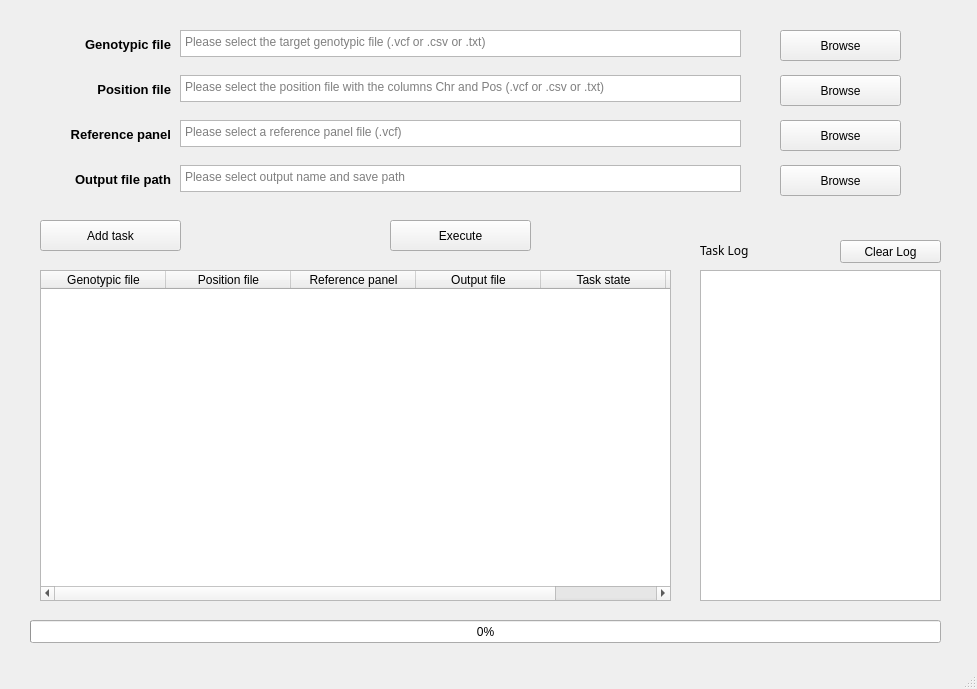
<?xml version="1.0" encoding="UTF-8"?>
<ui version="4.0">
 <class>MainWindow</class>
 <widget class="QMainWindow" name="MainWindow">
  <property name="geometry">
   <rect>
    <x>0</x>
    <y>0</y>
    <width>977</width>
    <height>689</height>
   </rect>
  </property>
  <property name="sizePolicy">
   <sizepolicy hsizetype="Fixed" vsizetype="Fixed">
    <horstretch>0</horstretch>
    <verstretch>0</verstretch>
   </sizepolicy>
  </property>
  <property name="windowTitle">
   <string>GS-Impute 1.0</string>
  </property>
  <widget class="QWidget" name="centralwidget">
   <widget class="QPushButton" name="pushButton_add">
    <property name="geometry">
     <rect>
      <x>40</x>
      <y>220</y>
      <width>141</width>
      <height>31</height>
     </rect>
    </property>
    <property name="text">
     <string>Add task</string>
    </property>
   </widget>
   <widget class="QProgressBar" name="progressBar">
    <property name="geometry">
     <rect>
      <x>30</x>
      <y>620</y>
      <width>911</width>
      <height>23</height>
     </rect>
    </property>
    <property name="sizePolicy">
     <sizepolicy hsizetype="Fixed" vsizetype="Fixed">
      <horstretch>0</horstretch>
      <verstretch>0</verstretch>
     </sizepolicy>
    </property>
    <property name="value">
     <number>0</number>
    </property>
   </widget>
   <widget class="QPushButton" name="pushButton_A">
    <property name="geometry">
     <rect>
      <x>780</x>
      <y>30</y>
      <width>121</width>
      <height>31</height>
     </rect>
    </property>
    <property name="text">
     <string>Browse</string>
    </property>
   </widget>
   <widget class="QTableWidget" name="tableWidget">
    <property name="geometry">
     <rect>
      <x>40</x>
      <y>270</y>
      <width>631</width>
      <height>331</height>
     </rect>
    </property>
    <attribute name="horizontalHeaderDefaultSectionSize">
     <number>125</number>
    </attribute>
    <column>
     <property name="text">
      <string>Genotypic file</string>
     </property>
    </column>
    <column>
     <property name="text">
      <string>Position file</string>
     </property>
    </column>
    <column>
     <property name="text">
      <string>Reference panel</string>
     </property>
    </column>
    <column>
     <property name="text">
      <string>Output file</string>
     </property>
    </column>
    <column>
     <property name="text">
      <string>Task state</string>
     </property>
    </column>
    <column>
     <property name="text">
      <string>Remove</string>
     </property>
    </column>
   </widget>
   <widget class="QPushButton" name="pushButton_path">
    <property name="geometry">
     <rect>
      <x>780</x>
      <y>165</y>
      <width>121</width>
      <height>31</height>
     </rect>
    </property>
    <property name="text">
     <string>Browse</string>
    </property>
   </widget>
   <widget class="QTextEdit" name="textEdit">
    <property name="geometry">
     <rect>
      <x>180</x>
      <y>30</y>
      <width>561</width>
      <height>27</height>
     </rect>
    </property>
    <property name="placeholderText">
     <string>Please select the target genotypic file (.vcf or .csv or .txt)</string>
    </property>
   </widget>
   <widget class="QPushButton" name="pushButton_res">
    <property name="geometry">
     <rect>
      <x>390</x>
      <y>220</y>
      <width>141</width>
      <height>31</height>
     </rect>
    </property>
    <property name="text">
     <string>Execute</string>
    </property>
   </widget>
   <widget class="QPushButton" name="pushButton_panel">
    <property name="geometry">
     <rect>
      <x>780</x>
      <y>120</y>
      <width>121</width>
      <height>31</height>
     </rect>
    </property>
    <property name="text">
     <string>Browse</string>
    </property>
   </widget>
   <widget class="QTextEdit" name="textEdit_4">
    <property name="geometry">
     <rect>
      <x>180</x>
      <y>165</y>
      <width>561</width>
      <height>27</height>
     </rect>
    </property>
    <property name="placeholderText">
     <string>Please select output name and save path</string>
    </property>
   </widget>
   <widget class="QTextEdit" name="textEdit_3">
    <property name="geometry">
     <rect>
      <x>180</x>
      <y>120</y>
      <width>561</width>
      <height>27</height>
     </rect>
    </property>
    <property name="placeholderText">
     <string>Please select a reference panel file (.vcf)</string>
    </property>
   </widget>
   <widget class="QTextEdit" name="textEdit_2">
    <property name="geometry">
     <rect>
      <x>180</x>
      <y>75</y>
      <width>561</width>
      <height>27</height>
     </rect>
    </property>
    <property name="placeholderText">
     <string>Please select the position file with the columns Chr and Pos (.vcf or .csv or .txt)</string>
    </property>
   </widget>
   <widget class="QPushButton" name="pushButton_B">
    <property name="geometry">
     <rect>
      <x>780</x>
      <y>75</y>
      <width>121</width>
      <height>31</height>
     </rect>
    </property>
    <property name="text">
     <string>Browse</string>
    </property>
   </widget>
   <widget class="QTextBrowser" name="task_log">
    <property name="geometry">
     <rect>
      <x>700</x>
      <y>270</y>
      <width>241</width>
      <height>331</height>
     </rect>
    </property>
    <property name="html">
     <string>&lt;!DOCTYPE HTML PUBLIC &quot;-//W3C//DTD HTML 4.0//EN&quot; &quot;http://www.w3.org/TR/REC-html40/strict.dtd&quot;&gt;
&lt;html&gt;&lt;head&gt;&lt;meta name=&quot;qrichtext&quot; content=&quot;1&quot; /&gt;&lt;style type=&quot;text/css&quot;&gt;
p, li { white-space: pre-wrap; }
&lt;/style&gt;&lt;/head&gt;&lt;body style=&quot; font-family:'SimSun'; font-size:9pt; font-weight:400; font-style:normal;&quot;&gt;
&lt;p style=&quot;-qt-paragraph-type:empty; margin-top:0px; margin-bottom:0px; margin-left:0px; margin-right:0px; -qt-block-indent:0; text-indent:0px;&quot;&gt;&lt;br /&gt;&lt;/p&gt;&lt;/body&gt;&lt;/html&gt;</string>
    </property>
    <property name="placeholderText">
     <string/>
    </property>
   </widget>
   <widget class="QPushButton" name="pushButton_clear">
    <property name="geometry">
     <rect>
      <x>840</x>
      <y>240</y>
      <width>101</width>
      <height>23</height>
     </rect>
    </property>
    <property name="text">
     <string>Clear Log</string>
    </property>
   </widget>
   <widget class="QLabel" name="label">
    <property name="geometry">
     <rect>
      <x>700</x>
      <y>240</y>
      <width>91</width>
      <height>21</height>
     </rect>
    </property>
    <property name="font">
     <font>
      <family>Adobe Heiti Std</family>
      <pointsize>9</pointsize>
      <weight>50</weight>
      <bold>false</bold>
     </font>
    </property>
    <property name="text">
     <string>Task Log</string>
    </property>
   </widget>
   <widget class="QLabel" name="label_2">
    <property name="geometry">
     <rect>
      <x>-110</x>
      <y>35</y>
      <width>281</width>
      <height>20</height>
     </rect>
    </property>
    <property name="text">
     <string>&lt;html&gt;&lt;head/&gt;&lt;body&gt;&lt;p align=&quot;right&quot;&gt;&lt;span style=&quot; font-size:10pt; font-weight:600;&quot;&gt;Genotypic file&lt;/span&gt;&lt;/p&gt;&lt;/body&gt;&lt;/html&gt;</string>
    </property>
   </widget>
   <widget class="QLabel" name="label_4">
    <property name="geometry">
     <rect>
      <x>-120</x>
      <y>125</y>
      <width>291</width>
      <height>20</height>
     </rect>
    </property>
    <property name="text">
     <string>&lt;html&gt;&lt;head/&gt;&lt;body&gt;&lt;p align=&quot;right&quot;&gt;&lt;span style=&quot; font-size:10pt; font-weight:600;&quot;&gt;Reference panel&lt;/span&gt;&lt;/p&gt;&lt;/body&gt;&lt;/html&gt;</string>
    </property>
   </widget>
   <widget class="QLabel" name="label_3">
    <property name="geometry">
     <rect>
      <x>-260</x>
      <y>170</y>
      <width>431</width>
      <height>20</height>
     </rect>
    </property>
    <property name="text">
     <string>&lt;html&gt;&lt;head/&gt;&lt;body&gt;&lt;p align=&quot;right&quot;&gt;&lt;span style=&quot; font-size:10pt; font-weight:600;&quot;&gt;Output file path&lt;/span&gt;&lt;/p&gt;&lt;/body&gt;&lt;/html&gt;</string>
    </property>
   </widget>
   <widget class="QLabel" name="label_5">
    <property name="geometry">
     <rect>
      <x>-40</x>
      <y>80</y>
      <width>211</width>
      <height>20</height>
     </rect>
    </property>
    <property name="text">
     <string>&lt;html&gt;&lt;head/&gt;&lt;body&gt;&lt;p align=&quot;right&quot;&gt;&lt;span style=&quot; font-size:10pt; font-weight:600;&quot;&gt;Position file&lt;/span&gt;&lt;/p&gt;&lt;/body&gt;&lt;/html&gt;</string>
    </property>
   </widget>
  </widget>
  <widget class="QMenuBar" name="menubar">
   <property name="geometry">
    <rect>
     <x>0</x>
     <y>0</y>
     <width>977</width>
     <height>23</height>
    </rect>
   </property>
  </widget>
  <widget class="QStatusBar" name="statusbar"/>
  <action name="action11">
   <property name="text">
    <string>11</string>
   </property>
  </action>
 </widget>
 <resources/>
 <connections/>
</ui>
